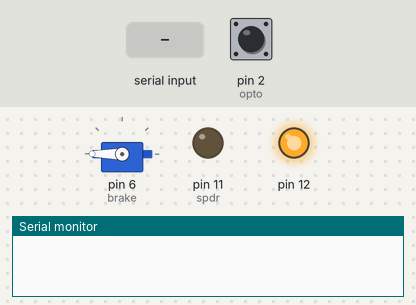
A sketch run on a simulated Arduino Uno, built with avr-gcc and run on an emulated ATmega328P. On the bench: servo, output pins drawn as LEDs (lit = HIGH), the last lines printed to the serial monitor. The test bench sets the inputs (shaded band); at power-on: pin 2 (opto) LOW.

Above: at 1.2 s.
1.3 s: "S,45\n" received over Serial
At 1.7 s:
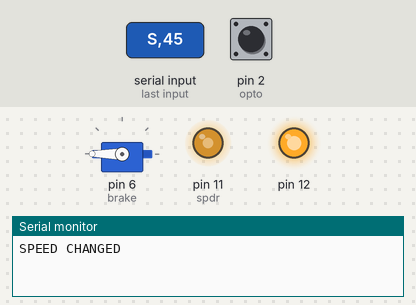
2.8 s: "BRAKE\n" received over Serial
At 4.1 s:
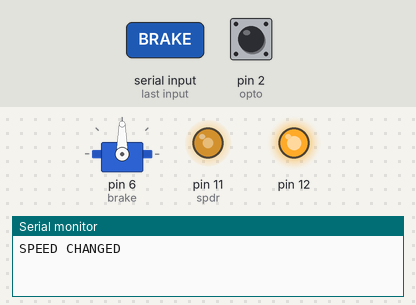
5.8 s: "R,45\n" received over Serial
At 6.3 s:
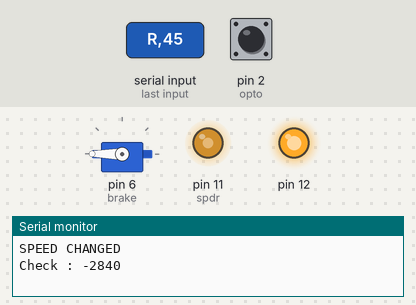
7.3 s: pin 2 (opto) pulsed HIGH 2 times (0.12 s each, 0.3 s apart)
At 8.7 s:
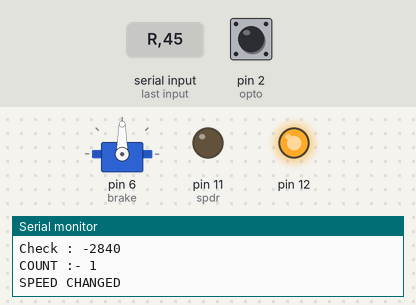
Timing chart, 0 to 11.1 s (numbered marks = the images above; inputs shaded):
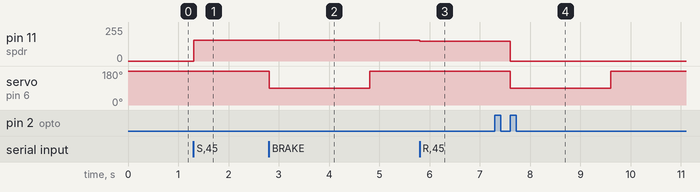

Measured:
- after the input at 1.3 s, pin 11 (spdr): 0/255 → 157/255 at once
- after the input at 2.8 s, servo on pin 6 (brake): 180° → 90° at once, → 180° 2.0 s later
- after the input at 5.8 s, pin 11 (spdr): 157/255 → 150/255 at once
- after the input at 7.3 s, pin 11 (spdr): 150/255 → 0/255 after 0.30 s; servo on pin 6 (brake): 180° → 90° after 0.30 s, → 180° 2.0 s later

The sketch:

OptoInterrupter_check.ino
```cpp
#include <Servo.h>

//pins
int spdr=11;
int opto=2;
int brake=6;

Servo serv;

long cnt=0;
long rot=0;

//long r=0;
//boolean rnd=false;
long r_count=0;
boolean round_flg=false;
boolean high_flg=false;
boolean sensor_flg=false;

//
boolean brake_flg=false;
long brake_snp;

void setup()
{
  Serial.begin(115200);
  pinMode(opto,INPUT);
  pinMode(spdr,OUTPUT);
  pinMode(12,OUTPUT);
  digitalWrite(12,HIGH);
  analogWrite(spdr,0);
  serv.attach(brake);
  serv.write(180);
  attachInterrupt(digitalPinToInterrupt(opto),processHighLow,CHANGE);
  resetCnt();
}

void loop()
{
  if(brake_flg&&((millis()-brake_snp)>=2000))
  {
    serv.write(180);
    brake_flg=false;
  }
}

void processHighLow()
{
  if(high_flg&&digitalRead(opto)==HIGH)
  {
    counter();
    if(round_flg&&(cnt>=r_count))
    {
      cmd("S000");
      cmd("BRAKE");
      round_flg=false;
    }
    high_flg=false;
  }
  if(!high_flg&&digitalRead(opto)==LOW)
  {
    high_flg=true;
  }
}

void counter()
{
  cnt++;
  //timeUpdate();
  if((cnt%8)==0)
  {
    rot++;
    Serial.println("TOTAL ROTATIONS :- "+String(rot));
  }
  else
  {
    Serial.println("COUNT :- "+String(cnt));
  }

  //Serial.println("COUNT :- "+String(cnt));
}
/*
void timeUpdate()
{
  snp=millis();
  oflg=true;
}
*/
void resetCnt()
{
  cnt=0;
  rot=0;
  r_count=0;
}


void cmd(String a)
{
  int spd;
  if(a.length()==4&&a.charAt(0)=='S')
  {
    spd=digit3(a.charAt(1),a.charAt(2),a.charAt(3));
    analogWrite(spdr,spd);
    Serial.println("SPEED CHANGED");
  }
  else if(a.length()==4&&a.charAt(0)=='R')
  {
    resetCnt();
    r_count=digit3(a.charAt(1),a.charAt(2),a.charAt(3));
    r_count*=8;
    Serial.println("Check : "+String(r_count));
    round_flg=true;
    analogWrite(spdr,150);
  }
  else if(a.length()==9&&a.charAt(0)=='O'&&a.charAt(1)=='R'&&a.charAt(5)=='S')
  {
    resetCnt();
    r_count=digit3(a.charAt(2),a.charAt(3),a.charAt(4));
    spd=digit3(a.charAt(6),a.charAt(7),a.charAt(8));
    analogWrite(spdr,spd);
    r_count*=8;
    round_flg=true;
  }
  else if(a.length()==3&&a.equals("RST"))
  {
    resetCnt();
    analogWrite(spdr,0);
  }
  else if(a.length()==5&&a.equals("BRAKE"))
  {
    brake_snp=millis();
    serv.write(90);
    brake_flg=true;
  }
  else
  {
    Serial.println("INVALID COMMAND");
  }

}

void serialEvent()
{
  String m="";
  char c='\0';
  while(Serial.available()>0)
  {
    delay(1);
    c=Serial.read();
    if(c=='\n'||c=='\r')
    {
      continue;
    }
    m+=c;
  }
  if(m=="")
  {
    return;
  }
  cmd(m);
}

int digit3(char a,char b,char c)
{
  return (((a-'0')*100)+((b-'0')*10)+(c-'0'));
}
```
